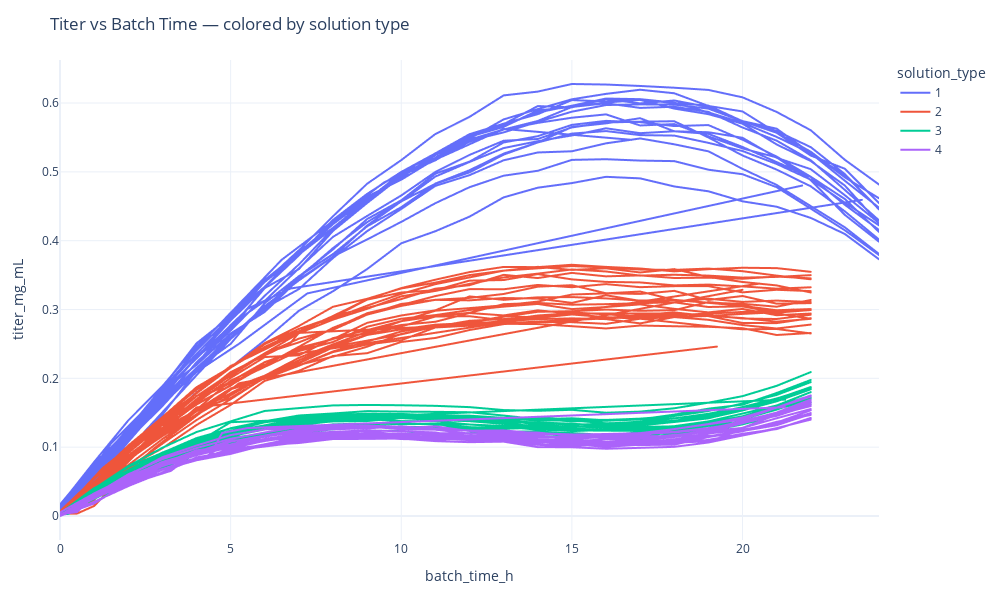

Write notebook code for a chart like this one.
### Code cell
# Ensure proper ordering along the x-axis
combined_plot = combined_df.sort_values(["solution_type", "batch_id", "batch_time_h"])

fig = px.line(
    combined_plot,
    x="batch_time_h",
    y="titer_mg_mL",
    color="solution_type",     # color by solution type (legend groups)
    line_group="batch_id",     # separate line per batch_id (no aggregation)
    hover_name="batch_id",     # show batch_id on hover
    labels={
        "batch_time_h": "batch_time_h",
        "titer_mg_mL": "titer_mg_mL",
        "solution_type": "solution_type"
    },
    title="Titer vs Batch Time — colored by solution type"
)

fig.update_layout(
    width=1000,
    height=600,
    template="plotly_white",
    legend_title_text="solution_type",
    margin=dict(l=60, r=20, t=60, b=60)
)

fig.show()

# Optional: save to an interactive HTML file
# fig.write_html("titer_vs_time_by_solution.html")

# Optional: save a static image (requires: pip install -U kaleido)
# fig.write_image("titer_vs_time_by_solution.png", width=1000, height=600, scale=2)
